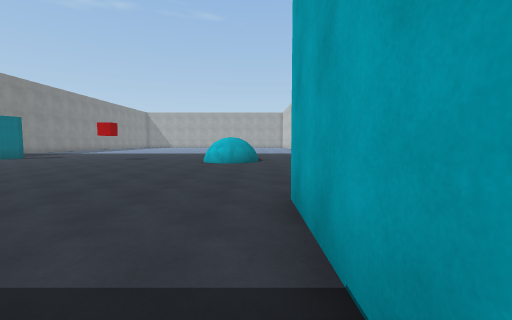
View 1 (above)

17 first-person views from a walk through a scene from a Unity 3-D project. The camera is 1.4 m above the floor, tilts 4° down and sees 90° across. The floor is counted in squares, 2 m on a side. Each view is taken from the middle of a square. On the plan, view 1 faces up. The plan holds only what a view shows up to about 9 squares ahead; the rest is blank. The place goes on beyond the plan. The player is left out. Surface patterns are stand-ins for the level's own textures.

View 2
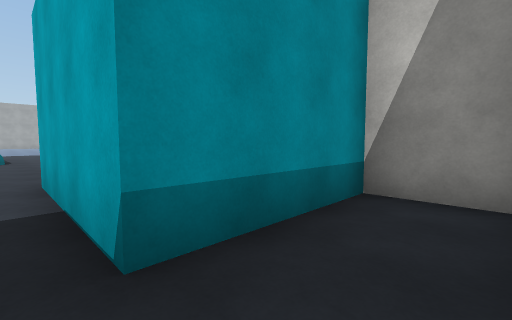

View 3
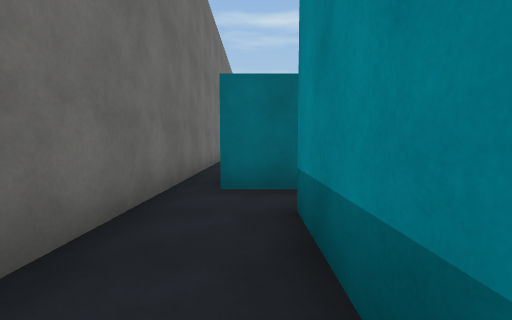

View 4
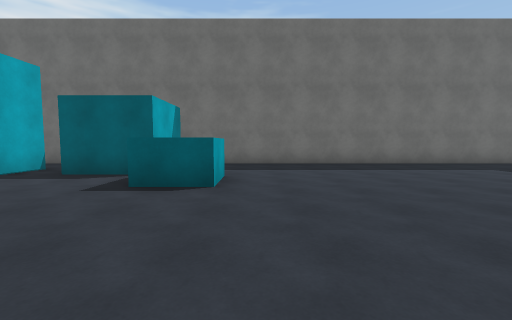

View 5
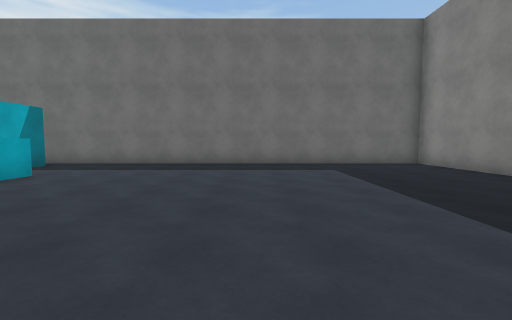

View 6
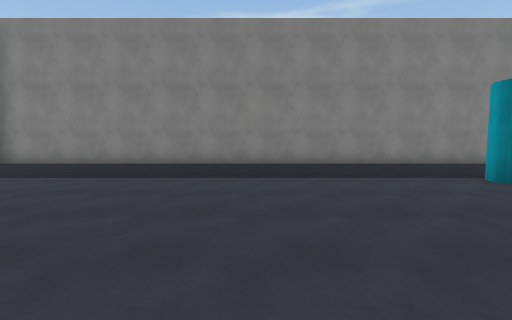

View 7
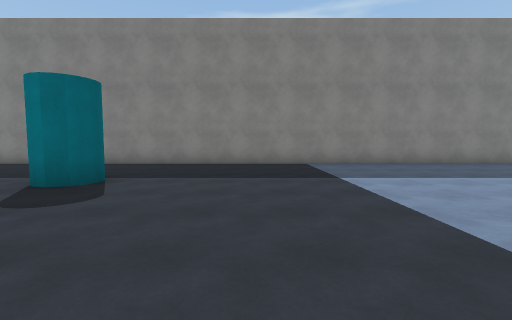

View 8
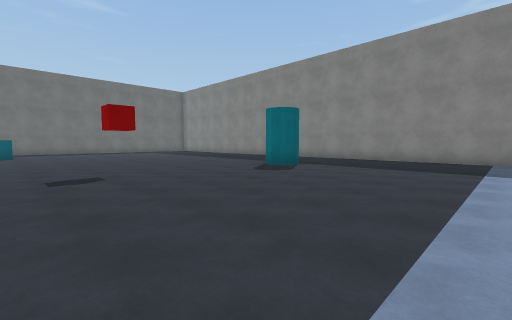

View 9
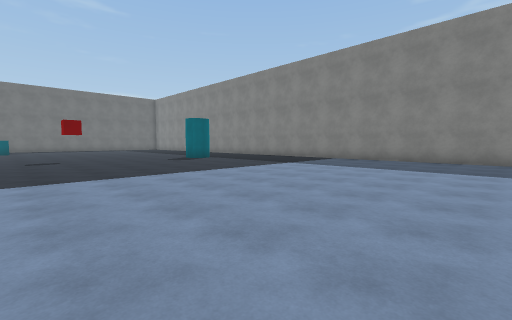

View 10
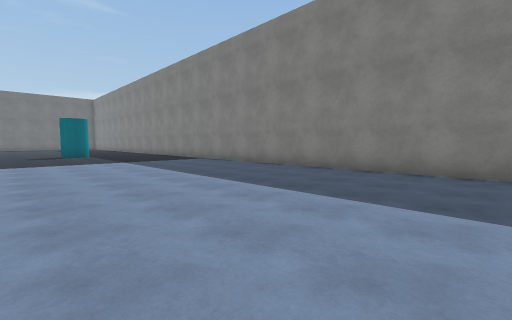

View 11
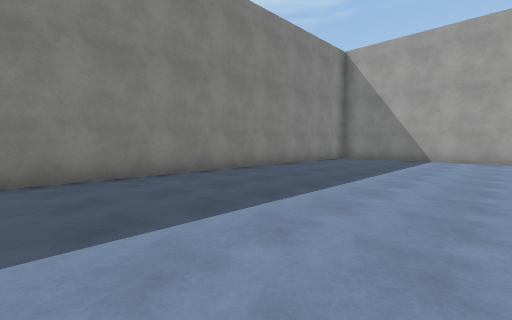

View 12
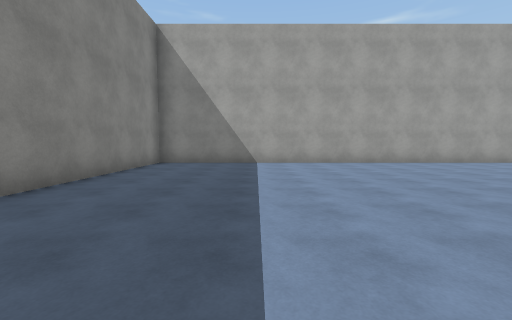

View 13
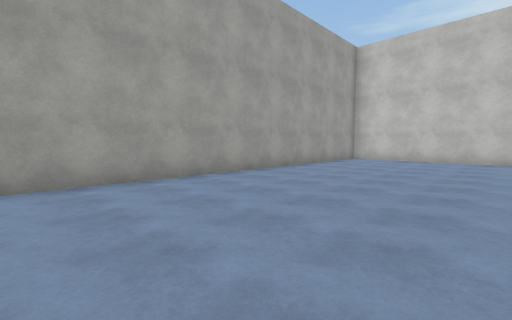

View 14
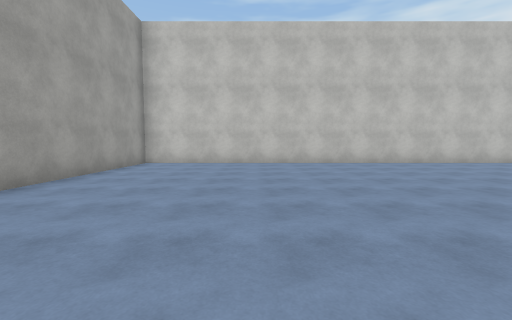

View 15
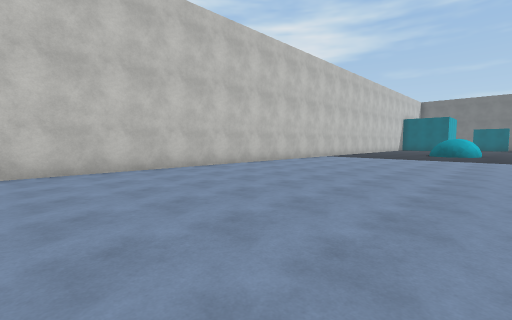

View 16
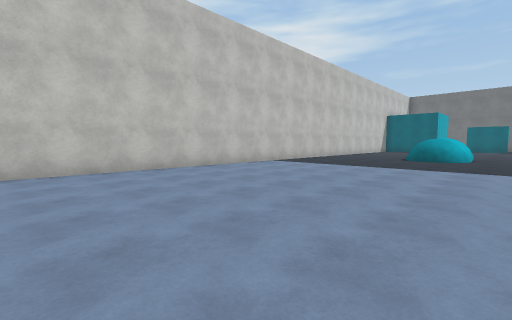

View 17
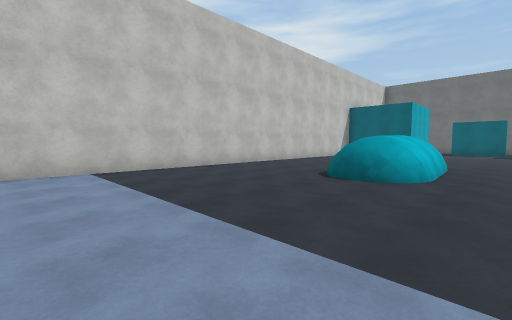

### Floor plan
Ten units are one square. View 1 is at (0, 0); x grows to the right and y downward. Boxes are objects, and circles mark ways between rooms. Rooms are numbered by the first view taken in them; rooms with no view inside come last. Other rooms are left out.
<svg viewBox="-148 -342 188 370">
<path fill="none" stroke="#000" d="M-8 4 -8 16M35 21 35 6 4 6 4 -6M-26 23 19 23M-18 -95 -19 -115M-16 -94 -17 -114M35 -106 35 -337 -143 -337 -143 23 -26 23M-44 -6 -44 -20 -30 -20M4 -6 4 -32M-28 16 -28 -5 -8 -5"/>
<rect x="-115" y="-115" width="20" height="10" fill="#bbb"><title>other object</title></rect>
<circle cx="-20" cy="20" r="3" fill="#2a7"/>
<circle cx="0" cy="0" r="3" fill="#2a7"/>
<text x="10" y="10">1</text>
<text x="-60" y="-160">2</text>
</svg>
Room 1 opens to room 2.

Where each view was taken, in squares from view 1:
view 1: 0 up, 0 right, facing up
view 2: 2 down, 0 right, facing up-right
view 3: 1 down, 3 right, facing left
view 4: 6 up, 5 left, facing down
view 5: 6 up, 9 left, facing down
view 6: 6 up, 6 left, facing left
view 7: 14 up, 6 left, facing left
view 8: 16 up, 4 left, facing down-left
view 9: 21 up, 4 left, facing down-left
view 10: 25 up, 8 left, facing down-left
view 11: 23 up, 9 left, facing up-left
view 12: 25 up, 11 left, facing up
view 13: 29 up, 7 left, facing up-right
view 14: 30 up, 5 left, facing right
view 15: 27 up, 3 left, facing down-right
view 16: 23 up, 3 left, facing down-right
view 17: 17 up, 3 left, facing down-right
